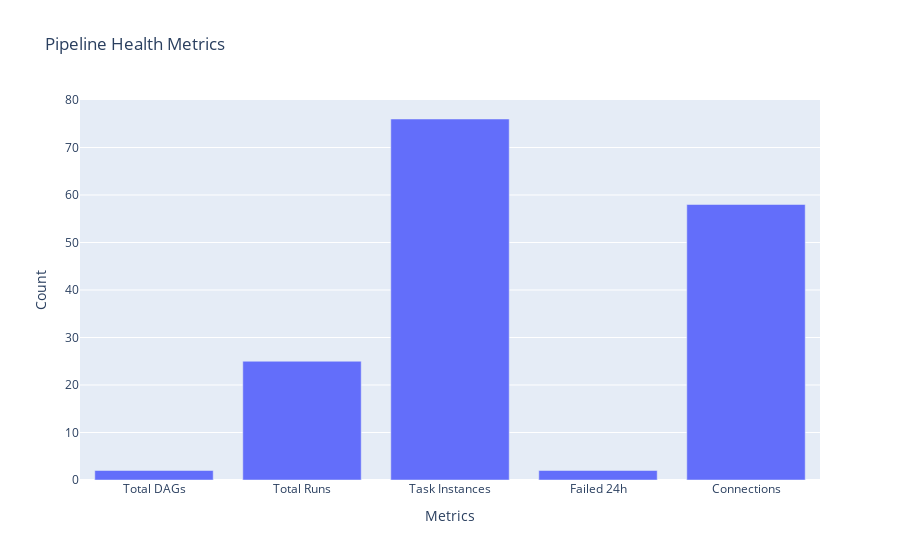

Notebook code cell kept with this figure:
### Code cell
# 📊 7. PIPELINE MONITORING
def get_pipeline_status():
    query = """
    SELECT * FROM public.project_meta_overview
    """
    return pd.read_sql(query, conn)

df_pipeline = get_pipeline_status()
print("🔧 TRẠNG THÁI PIPELINE:")
print(f"• Pipeline: {'✅ BẬT' if df_pipeline['pipeline_enabled'].iloc[0] else '❌ TẮT'}")
print(f"• VN Flow: {'✅ BẬT' if df_pipeline['vn_flow_enabled'].iloc[0] else '❌ TẮT'}")
print(f"• US Source: {df_pipeline['us_flow_primary'].iloc[0]}")
print(f"• Schedule: {df_pipeline['schedule_cron'].iloc[0]}")
print(f"• DAGs: {df_pipeline['total_dags'].iloc[0]}")
print(f"• Failed 24h: {df_pipeline['failed_tasks_24h'].iloc[0]}")
print(f"• Connections: {df_pipeline['connections'].iloc[0]}")

# Biểu đồ pipeline health
health_data = {
    'Metric': ['Total DAGs', 'Total Runs', 'Task Instances', 'Failed 24h', 'Connections'],
    'Value': [df_pipeline['total_dags'].iloc[0], df_pipeline['total_dag_runs'].iloc[0], 
              df_pipeline['total_task_instances'].iloc[0], df_pipeline['failed_tasks_24h'].iloc[0],
              df_pipeline['connections'].iloc[0]]
}

fig = px.bar(x=health_data['Metric'], y=health_data['Value'], 
             title='Pipeline Health Metrics',
             labels={'x': 'Metrics', 'y': 'Count'})
fig.update_layout(height=400)
fig.show()

### Figure 1 — Plotly figure (JSON) as saved in the notebook; plotly's stock layout.template omitted (floating-point values rounded to 4 significant figures)
{"data": [{"hovertemplate": "Metrics=%{x}<br>Count=%{y}<extra></extra>", "legendgroup": "", "marker": {"color": "#636efa", "pattern": {"shape": ""}}, "name": "", "orientation": "v", "showlegend": false, "textposition": "auto", "type": "bar", "x": ["Total DAGs", "Total Runs", "Task Instances", "Failed 24h", "Connections"], "xaxis": "x", "y": [2, 25, 76, 2, 58], "yaxis": "y"}], "layout": {"autosize": true, "barmode": "relative", "legend": {"tracegroupgap": 0}, "title": {"text": "Pipeline Health Metrics"}, "xaxis": {"anchor": "y", "autorange": true, "domain": [0, 1], "range": [-0.5, 4.5], "title": {"text": "Metrics"}, "type": "category"}, "yaxis": {"anchor": "x", "autorange": true, "domain": [0, 1], "range": [0, 80], "title": {"text": "Count"}, "type": "linear"}}}
